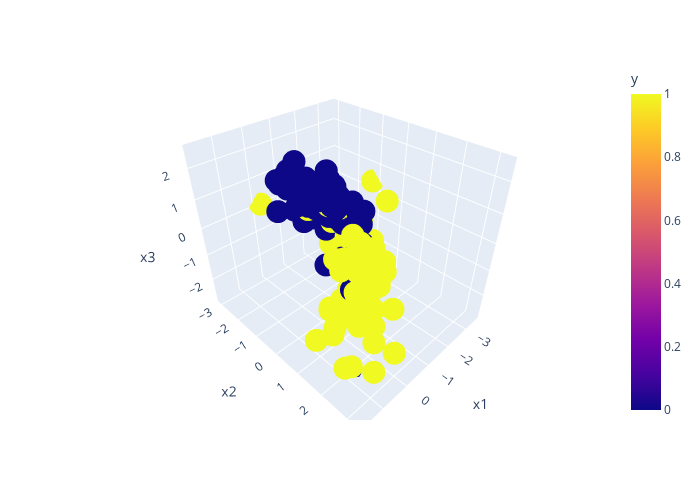

Here is the notebook cell this chart was saved with:
### Code cell
# Extracting the sample dataset.
df_sample = df_population.sample(200)

print(df_sample.shape)
px.scatter_3d(df_sample, x='x1', y='x2', z='x3', color='y', width=700, height=500)

### Figure 1 — Plotly figure (JSON) as saved in the notebook; plotly's stock layout.template omitted (floating-point values rounded to 4 significant figures; data arrays with more than 128 entries replaced by an {"elided": "..."} marker saying what was removed)
{"data": [{"hovertemplate": "x1=%{x}<br>x2=%{y}<br>x3=%{z}<br>y=%{marker.color}<extra></extra>", "legendgroup": "", "marker": {"color": {"elided": "200 int values"}, "coloraxis": "coloraxis", "symbol": "circle"}, "mode": "markers", "name": "", "scene": "scene", "showlegend": false, "type": "scatter3d", "x": {"elided": "200 float values"}, "y": {"elided": "200 float values"}, "z": {"elided": "200 float values"}}], "layout": {"coloraxis": {"colorbar": {"title": {"text": "y"}}, "colorscale": [[0, "#0d0887"], [0.1111, "#46039f"], [0.2222, "#7201a8"], [0.3333, "#9c179e"], [0.4444, "#bd3786"], [0.5556, "#d8576b"], [0.6667, "#ed7953"], [0.7778, "#fb9f3a"], [0.8889, "#fdca26"], [1, "#f0f921"]]}, "height": 500, "legend": {"tracegroupgap": 0}, "margin": {"t": 60}, "scene": {"domain": {"x": [0, 1], "y": [0, 1]}, "xaxis": {"title": {"text": "x1"}}, "yaxis": {"title": {"text": "x2"}}, "zaxis": {"title": {"text": "x3"}}}, "width": 700}}
